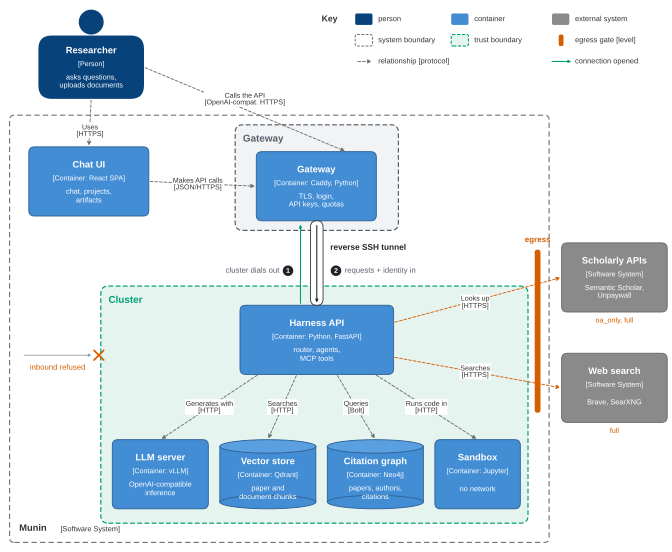

Python code for this plot:
"""Architecture figure v3: the C4 container diagram with panel (a)'s trust
story merged in.

The containers, cylinders and labelled relationships are fig_c4_containers';
what it could not show is added from fig_architecture panel (a): the two trust
boundaries (rented gateway, on-premise cluster), the reverse tunnel as a pipe
with who opens it (1) and what travels back through it (2), the refused
inbound connection, and the egress gate with the level each outside system
needs. The egress levels are read from provenance.py; the technologies are
typed in, as in the C4 script.

    python3 docs/paper-kit/figures/archive/fig_architecture_v3.py         # pdf + png + svg
"""

from __future__ import annotations

import argparse
import sys
from pathlib import Path

import matplotlib

matplotlib.use("Agg")
import matplotlib.pyplot as plt  # noqa: E402
from matplotlib.patches import Circle, FancyArrowPatch, FancyBboxPatch  # noqa: E402

HERE = Path(__file__).resolve().parent
sys.path.insert(0, str(HERE))
sys.path.insert(0, str(HERE.parent))     # _style
import _style as S  # noqa: E402
import fig_architecture_v1 as A  # noqa: E402
import fig_c4_containers as C  # noqa: E402

HEIGHT = 5.75


def draw(ax, f):
    W, H = 1.25, 0.72
    _, oa, full = f["egress"]

    # Person
    px, py = 0.95, 5.0
    ax.add_patch(Circle((px, py + 0.52), 0.13, fc=C.PERSON, ec="none"))
    ax.add_patch(FancyBboxPatch((px - 0.55, py - 0.28), 1.1, 0.66,
                                boxstyle="round,pad=0,rounding_size=0.14", fc=C.PERSON, ec="none"))
    C.text3(ax, px, py + 0.05, "Researcher", "[Person]", "asks questions,\nuploads documents")

    # System boundary, then the two trust boundaries inside it
    ax.add_patch(FancyBboxPatch((0.1, 0.1), 5.62, 4.45, boxstyle="round,pad=0,rounding_size=0.05",
                                fc="none", ec="#6B6B6B", lw=0.8, ls=(0, (5, 3))))
    ax.text(0.2, 0.2, "Munin", fontsize=7, fontweight="bold", color=C.INK, va="bottom")
    ax.text(0.2 + 0.43, 0.2, "[Software System]", fontsize=5.5, color=C.INK, va="bottom")
    A.zone(ax, 2.45, 3.35, 1.7, 1.1, "Gateway", fc=S.GREY_FILL, ec=S.MUTED)
    cz = (1.05, 0.3, 4.45, 2.47)                 # cluster zone x, y, w, h
    A.zone(ax, *cz, "Cluster", fc=S.GREEN_FILL, ec=S.GREEN)

    chat = C.box(ax, 0.3, 3.5, W, H, "Chat UI", "[Container: React SPA]",
                 "chat, projects,\nartifacts")
    gw = C.box(ax, 2.67, 3.45, W, H, "Gateway", "[Container: Caddy, Python]",
               "TLS, login,\nAPI keys, quotas")
    har = C.box(ax, 2.5, 1.85, 1.6, H, "Harness API", "[Container: Python, FastAPI]",
                "router, agents,\nMCP tools")
    llm = C.box(ax, 1.17, 0.45, 1.0, H, "LLM server", "[Container: vLLM]",
                "OpenAI-compatible\ninference")
    vec = C.db(ax, 2.29, 0.45, 1.0, H, "Vector store", "[Container: Qdrant]",
               "paper and\ndocument chunks")
    gra = C.db(ax, 3.41, 0.45, 1.0, H, "Citation graph", "[Container: Neo4j]",
               "papers, authors,\ncitations")
    sbx = C.box(ax, 4.53, 0.45, 0.89, H, "Sandbox", "[Container: Jupyter]", "no network")
    sch = C.box(ax, 5.85, 2.5, 1.1, H, "Scholarly APIs", "[Software System]",
                "Semantic Scholar,\nUnpaywall", fc=C.EXT)
    web = C.box(ax, 5.85, 1.35, 1.1, H, "Web search", "[Software System]",
                "Brave, SearXNG", fc=C.EXT)

    def top(b, f=0.5): return (b[0] + b[2] * f, b[1] + b[3])
    def bot(b, f=0.5): return (b[0] + b[2] * f, b[1])
    def left(b, f=0.5): return (b[0], b[1] + b[3] * f)
    def right(b, f=0.5): return (b[0] + b[2], b[1] + b[3] * f)

    C.rel(ax, (px, py - 0.28), top(chat), "Uses", "HTTPS", ly=4.39)
    C.rel(ax, (px + 0.55, py + 0.05), top(gw, 0.75), "Calls the API", "OpenAI-compat. HTTPS",
          lx=2.55, ly=4.72)
    C.rel(ax, right(chat), left(gw), "Makes API calls", "JSON/HTTPS", lx=2.06)
    C.rel(ax, bot(har, 0.12), top(llm), "Generates with", "HTTP")
    C.rel(ax, bot(har, 0.37), top(vec), "Searches", "HTTP")
    C.rel(ax, bot(har, 0.63), top(gra), "Queries", "Bolt")
    C.rel(ax, bot(har, 0.88), top(sbx), "Runs code in", "HTTP")

    # Reverse tunnel between gateway and harness: (1) the cluster dials out,
    # (2) requests and the user's identity come back in through it.
    tx, y_top, y_bot = top(har)[0], gw[1], har[1] + har[3]
    ax.add_patch(FancyBboxPatch((tx - 0.065, y_bot), 0.13, y_top - y_bot,
                                boxstyle="round,pad=0,rounding_size=0.065",
                                fc=S.WHITE, ec=S.INK, lw=0.6, zorder=3))
    A.arrow(ax, (tx, y_top - 0.05), (tx, y_bot + 0.03), lw=0.8, head=4)
    A.arrow(ax, (tx - 0.17, y_bot + 0.02), (tx - 0.17, y_top - 0.04), lw=0.8, head=4,
            color=S.GREEN)
    ym = 2.93
    A.label(ax, tx + 0.14, 3.17, "reverse SSH tunnel", size=6.2, color=S.INK,
            weight="bold", ha="left")
    A.badge(ax, tx + 0.2, ym, 2)
    A.label(ax, tx + 0.29, ym, "requests + identity in", size=5.8, ha="left")
    A.badge(ax, tx - 0.3, ym, 1)
    A.label(ax, tx - 0.39, ym, "cluster dials out", size=5.8, ha="right")

    yr = 2.05
    A.arrow(ax, (0.25, yr), (cz[0] - 0.1, yr), lw=0.6, head=4, color=S.RULE)
    A.cross(ax, cz[0] - 0.02, yr)
    A.label(ax, 0.6, yr - 0.13, "inbound refused", size=5.8, color=S.VERMILION)

    # Egress gate on the cluster's edge; each outside system needs a level.
    gx = cz[0] + cz[2] + 0.07
    ax.add_patch(FancyBboxPatch((gx, 1.45), 0.06, 1.7, boxstyle="round,pad=0,rounding_size=0.03",
                                fc=S.VERMILION, ec="none", zorder=4))
    A.label(ax, gx + 0.03, 3.25, "egress", size=6.0, color=S.VERMILION, weight="bold")
    C.rel(ax, right(har, 0.75), left(sch, 0.5), "Looks up", "HTTPS", lx=4.95, ly=2.6,
          color=S.VERMILION)
    C.rel(ax, right(har, 0.25), left(web, 0.5), "Searches", "HTTPS", lx=4.95, ly=1.88,
          color=S.VERMILION)
    A.label(ax, sch[0] + sch[2] / 2, sch[1] - 0.09, f"{oa}, {full}", size=5.4,
            color=S.VERMILION)
    A.label(ax, web[0] + web[2] / 2, web[1] - 0.09, full, size=5.4, color=S.VERMILION)

    # Key
    kx, ky = 3.35, 5.55
    ax.text(kx, ky, "Key", fontsize=6.5, fontweight="bold", color=C.INK, va="center")
    col = [kx + 0.35, kx + 1.35, kx + 2.4]

    def swatch(x, y, **kw):
        ax.add_patch(FancyBboxPatch((x, y - 0.06), 0.18, 0.12,
                                    boxstyle="round,pad=0,rounding_size=0.02", **kw))

    def key_text(x, y, t):
        ax.text(x + 0.24, y, t, fontsize=5.6, color=C.INK, va="center")

    for x, c, t in zip(col, (C.PERSON, C.CONT, C.EXT), ("person", "container", "external system")):
        swatch(x, ky, fc=c, ec="none")
        key_text(x, ky, t)
    y = ky - 0.22
    swatch(col[0], y, fc="none", ec="#6B6B6B", lw=0.7, ls=(0, (3, 1.5)))
    key_text(col[0], y, "system boundary")
    swatch(col[1], y, fc=S.GREEN_FILL, ec=S.GREEN, lw=0.8, ls=(0, (3, 1.5)))
    key_text(col[1], y, "trust boundary")
    ax.add_patch(FancyBboxPatch((col[2] + 0.07, y - 0.06), 0.05, 0.12,
                                boxstyle="round,pad=0,rounding_size=0.02", fc=S.VERMILION,
                                ec="none"))
    key_text(col[2], y, "egress gate  [level]")
    y = ky - 0.44
    ax.add_patch(FancyArrowPatch((col[0], y), (col[0] + 0.2, y), arrowstyle="-|>",
                                 mutation_scale=6, color="#707070", lw=0.7, ls=(0, (3, 2))))
    key_text(col[0], y, "relationship  [protocol]")
    A.arrow(ax, (col[2], y), (col[2] + 0.2, y), lw=0.8, head=4, color=S.GREEN)
    key_text(col[2], y, "connection opened")


def build(f):
    fig = plt.figure(figsize=(S.FULL_WIDTH, HEIGHT))
    ax = fig.add_axes([0, 0, 1, 1])
    ax.set_xlim(0, S.FULL_WIDTH)
    ax.set_ylim(0, HEIGHT)
    ax.set_aspect("equal")
    ax.axis("off")
    draw(ax, f)
    return fig


def main() -> None:
    ap = argparse.ArgumentParser(description=__doc__.split("\n\n")[0])
    ap.add_argument("--out", default=str(HERE / "fig_architecture_v3"),
                    help="output path without extension")
    ap.add_argument("--formats", default="pdf,png,svg")
    args = ap.parse_args()

    font = S.apply()
    fig = build(A.read_facts())
    for ext in args.formats.split(","):
        fig.savefig(f"{args.out}.{ext}", metadata={"CreationDate": None}
                    if ext == "pdf" else ({"Date": None} if ext == "svg" else None))
        print(f"wrote {args.out}.{ext}  (font: {font})")


if __name__ == "__main__":
    main()
